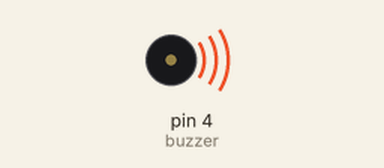
Bench run of a sketch on a simulated Arduino Uno, built with avr-gcc and run on an emulated ATmega328P. On the bench: buzzer (waves = sounding).

Above: at 0.7 s.
Timing chart, 0 to 8.7 s (numbered marks = the images above):
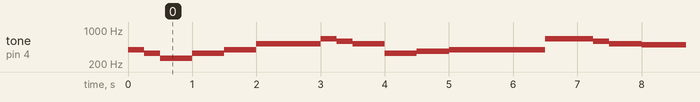

The sketch:

BzzBoi.ino
```cpp
//plays national anthem
const int songLength = 23;
const int buzzer = 4;
void setup()
{
  pinMode(buzzer, OUTPUT);
}
int tempo = 250;
char notes[] = "gecegCEDCefgggEDCbabCCg";
int beats[] = {1, 1, 2, 2, 2, 4, 1, 1, 2, 2, 2, 4, 1, 1, 3, 1, 2, 4, 1, 1, 2, 2, 2};
void nationalAnthem()
{
  int songLength = 25;
  int duration;
  for (int i = 0; i < songLength; i++)
  {
    duration = tempo * beats[i];
    if (notes[i] == ' ')
    {
      delay(duration);
    }
    else
    {
      tone(buzzer, frequency(notes[i]), duration);
      delay(duration);
    }

  }

}
int frequency(char note)
{
  const int numNotes = 14;
  char names[] = {'z', 'x', 'c', 'd', 'e', 'f', 'g', 'q', 'a', 'b', 'C', 'D', 'E', 'G', 'A' };
  int frequencies[] = {247, 130, 262, 294, 330, 370, 392, 415, 440, 494, 523, 587, 659, 784, 880 };
  for (int i = 0; i < numNotes; i++)
  {
    if (note == names[i])
    {
      return frequencies[i];
    }
  }
  return (0);
}

void loop()
{
  nationalAnthem();
}
```

Measured:
- by itself, tone on pin 4 (buzzer): plays 392 Hz for 0.25 s, 330 Hz for 0.25 s, 262 Hz for 0.50 s, 330 Hz for 0.50 s, 392 Hz for 0.50 s, 523 Hz for 1.0 s … (199 notes in this stretch)
